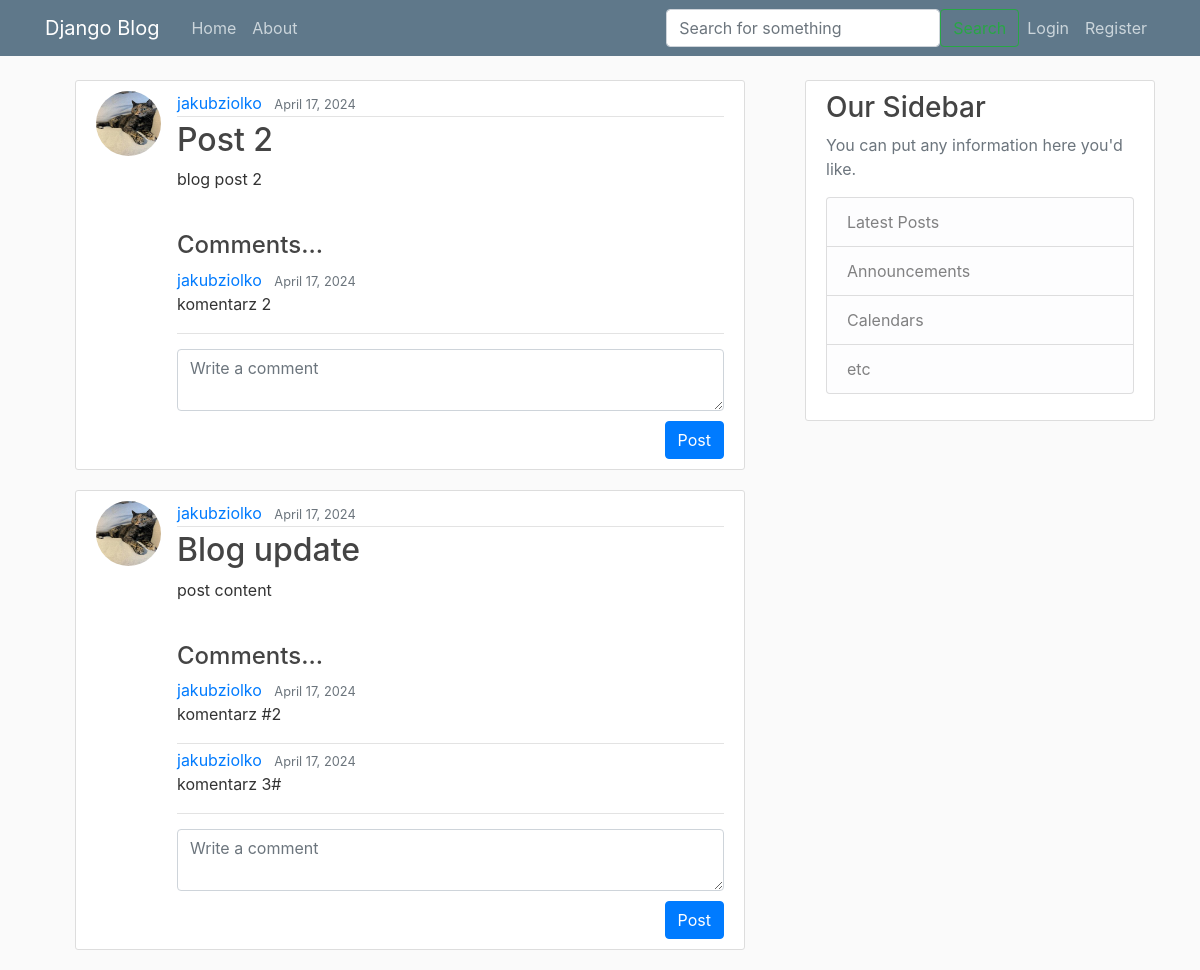
The page / on the database its author committed.
### blog/models.py (models this page shows, shortened)
class Post(models.Model):
    title = models.CharField(max_length=100)
    content = models.TextField()
    date_posted = models.DateTimeField(default=timezone.now)
    author = models.ForeignKey(User, on_delete=models.CASCADE)

class Comment(models.Model):
    post = models.ForeignKey(Post, related_name="comments", on_delete=models.CASCADE)
    author = models.ForeignKey(User, on_delete=models.CASCADE)
    content = models.TextField()
    date_posted = models.DateTimeField(auto_now_add=True)

### users/models.py (models this page shows, shortened)
class Profile(models.Model):
    user = models.OneToOneField(User, on_delete=models.CASCADE)
    image = models.ImageField(default='default.jpg', upload_to='profile_pics')

### blog/views.py (the view)
# urls.py: path('', PostListView.as_view(), name='blog-home'),
class PostListView(ListView):
    model = Post
    template_name = 'blog/home.html'
    context_object_name = 'posts'
    ordering = ['-date_posted']
    paginate_by = 5

### blog/templates/blog/home.html (shortened to what this page needs)
{% extends "blog/base.html" %}
{% block content %}
<div class="container">
  {% for post in posts %}
  <div class="col-md-12">
    <article class="media content-section">
      <img class="rounded-circle article-img" src="{{ post.author.profile.image.url }}">
      <div class="media-body">
        <div class="article-metadata">
          <a class="mr-2" href="{% url 'user-posts' post.author.username %}">{{ post.author }}</a>
          <small class="text-muted">{{ post.date_posted|date:"F d, Y" }}</small>
        </div>
        <h2><a class="article-title" href="{% url 'post-detail' post.id %}">{{ post.title }}</a></h2>
        <p class="article-content">{{ post.content }}</p>
        <br>
        <h4>Comments...</h4>
        {% if post.comments %}
        <div class="comments">
          {% for comment in post.comments.all %}
          <div class="comment">
            <div class="article-metadata">
            <a class="mr-2" href="{% url 'user-posts' post.author.username %}"> {{ post.author }} </a>
            <small class="text-muted">{{ post.date_posted|date:"F d, Y" }}</small>
            <p>{{ comment.content }}</p>
          </div>
          {% endfor %}
        </div>
        {% endif %}
        <div class="new-comment">
          <form method="POST" action="{% url 'comment-create' post.id %}">
            <textarea class="form-control" placeholder="Write a comment" name="content" required
              aria-label="Comment"></textarea>
            <button class="btn btn-primary" type="submit">Post</button>
          </form>
        </div>
      </div>
    </article>
  </div>
  {% endfor %}
</div>
  {% endblock content %}

### blog/templates/blog/base.html (shortened to what this page needs)
{% load static %}
<!DOCTYPE html>
<html>
<head>
  <link rel="stylesheet" href="https://maxcdn.bootstrapcdn.com/bootstrap/4.0.0/css/bootstrap.min.css"
>
  <link rel="stylesheet" type="text/css" href="{% static 'blog/main.css' %}">
</head>
<body>
  <header class="site-header">
    <nav class="navbar navbar-expand-md navbar-dark bg-steel fixed-top">
      <div class="container">
        <a class="navbar-brand mr-4" href="{% url 'blog-home' %}">Django Blog</a>
        <div class="collapse navbar-collapse" id="navbarToggle">
          <div class="navbar-nav mr-auto">
            <a class="nav-item nav-link" href="{% url 'blog-home' %}">Home</a>
            <a class="nav-item nav-link" href="{% url 'blog-about' %}">About</a>
          </div>
          <form class="d-flex" role="search" method="POST" action="{% url 'search-view' %}">
              <input
                  class="form-control me-2"
                  type="search"
                  placeholder="Search for something"
                  name="search_query"
                  required aria-label="Search"
              >
              <button class="btn btn-outline-success" type="submit" >Search</button>
          </form>
          <div class="navbar-nav">
            {% if user.is_authenticated %}
            <a class="nav-item nav-link" href="{% url 'post-create' %}">New Post</a>
            <a class="nav-item nav-link" href="{% url 'profile' %}">Profile</a>
            <form method="post" action="{% url 'logout' %}" class="form-inline">
              {% csrf_token %}
              <button class="nav-item nav-link btn btn-link" type="submit">ogout</button>
            </form>
            {% else %}
            <a class="nav-item nav-link" href="{% url 'login' %}">Login</a>
            <a class="nav-item nav-link" href="{% url 'register' %}">Register</a>
            {% endif %}
          </div>
        </div>
      </div>
    </nav>
  </header>
  <main role="main" class="container">
    <div class="row">
      <div class="col-md-8">
        {% block content %}{% endblock %}
      </div>
      <div class="col-md-4">
        <div class="content-section">
          <h3>Our Sidebar</h3>
          <p class='text-muted'>You can put any information here you'd like.
          <ul class="list-group">
            <li class="list-group-item list-group-item-light">Latest Posts</li>
            <li class="list-group-item list-group-item-light">Announcements</li>
            <li class="list-group-item list-group-item-light">Calendars</li>
            <li class="list-group-item list-group-item-light">etc</li>
          </ul>
          </p>
        </div>
      </div>
    </div>
  </main>
</body>
</html>

### blog/static/blog/main.css (style rules this page uses)
body { background: #fafafa; color: #333333; margin-top: 5rem; }
h1, h2, h3, h4, h5, h6 { color: #444444; }
ul { margin: 0; }
.bg-steel { background-color: #5f788a; }
.site-header .navbar-nav .nav-link { color: #cbd5db; }
.content-section { background: #ffffff; padding: 10px 20px; border: 1px solid #dddddd; border-radius: 3px; margin-bottom: 20px; }
.article-title { color: #444444; }
.article-content { white-space: pre-line; }
.article-img { height: 65px; width: 65px; margin-right: 16px; }
.article-metadata { padding-bottom: 1px; margin-bottom: 4px; border-bottom: 1px solid #e3e3e3 }
.comment { margin-bottom: 15px; }
.new-comment textarea { width: 100%; min-height: 60px; margin-bottom: 10px; }
.new-comment button { float: right; width: auto; }

### rows shown on the page
Post: author.profile.image (placeholder picture), author "jakubziolko", date_posted "April 17, 2024", title "Post 2", content "blog post 2"
Comment: content "komentarz 2"
Post: author.profile.image (placeholder picture), author "jakubziolko", date_posted "April 17, 2024", title "Blog update", content "post content"
Comment: content "komentarz #2"
Comment: content "komentarz 3#"
